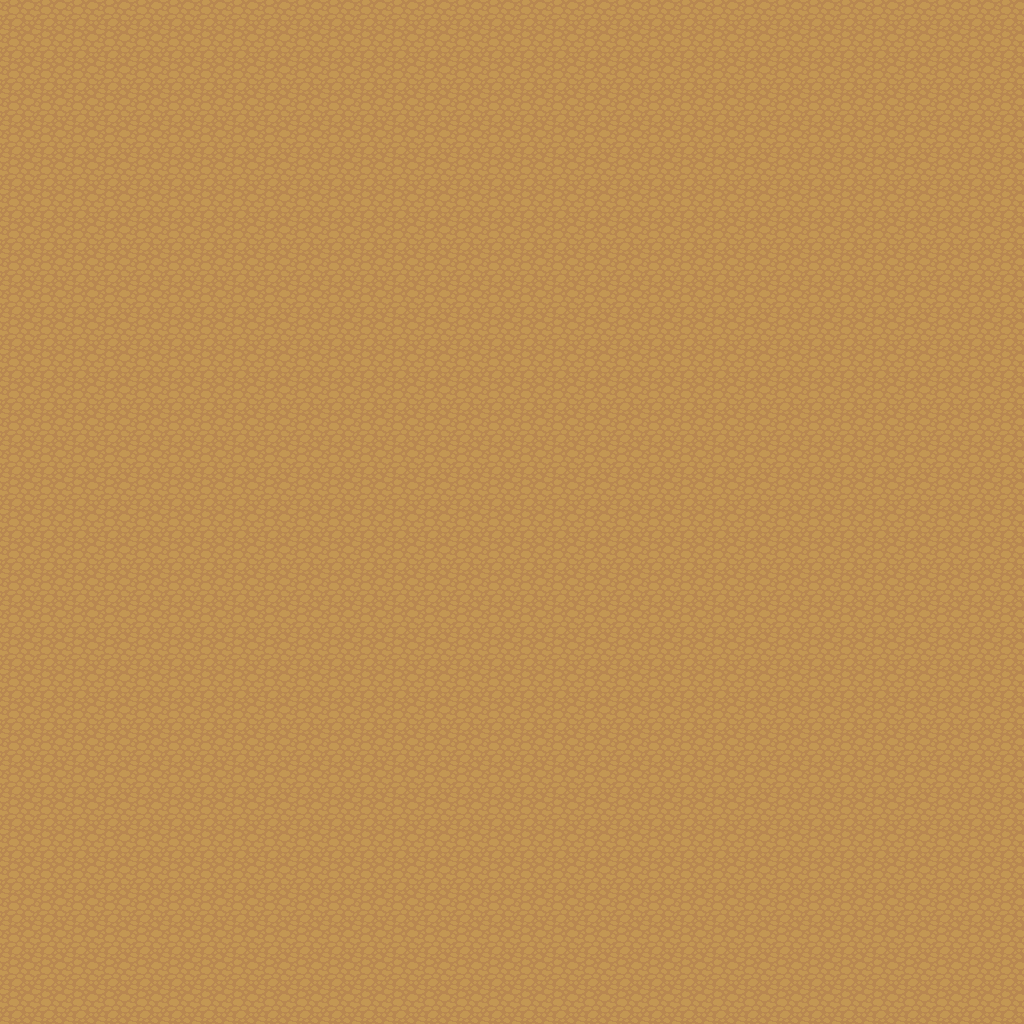

Tiled map render using the project's own tile images. Description and the whole map definition, tile-layer contents included, below:
An orthogonal 32x32 tile map with 32x32 px tiles, 1 tile layer (Tile Layer 1).

<map version="1.2" tiledversion="1.2.4" orientation="orthogonal" renderorder="right-down" width="32" height="32" tilewidth="32" tileheight="32" infinite="0" nextlayerid="3" nextobjectid="1">
 <tileset firstgid="1" source="base_out_atlas.tsx" />
 <layer id="2" name="Tile Layer 1" width="32" height="32">
  <data encoding="csv">
39,39,39,39,39,39,39,39,39,39,39,39,39,39,39,39,39,39,39,39,39,39,39,39,39,39,39,39,39,39,39,39,
39,39,39,39,39,39,39,39,39,39,39,39,39,39,39,39,39,39,39,39,39,39,39,39,39,39,39,39,39,39,39,39,
39,39,39,39,39,39,39,39,39,39,39,39,39,39,39,39,39,39,39,39,39,39,39,39,39,39,39,39,39,39,39,39,
39,39,39,39,39,39,39,39,39,39,39,39,39,39,39,39,39,39,39,39,39,39,39,39,39,39,39,39,39,39,39,39,
39,39,39,39,39,39,39,39,39,39,39,39,39,39,39,39,39,39,39,39,39,39,39,39,39,39,39,39,39,39,39,39,
39,39,39,39,39,39,39,39,39,39,39,39,39,39,39,39,39,39,39,39,39,39,39,39,39,39,39,39,39,39,39,39,
39,39,39,39,39,39,39,39,39,39,39,39,39,39,39,39,39,39,39,39,39,39,39,39,39,39,39,39,39,39,39,39,
39,39,39,39,39,39,39,39,39,39,39,39,39,39,39,39,39,39,39,39,39,39,39,39,39,39,39,39,39,39,39,39,
39,39,39,39,39,39,39,39,39,39,39,39,39,39,39,39,39,39,39,39,39,39,39,39,39,39,39,39,39,39,39,39,
39,39,39,39,39,39,39,39,39,39,39,39,39,39,39,39,39,39,39,39,39,39,39,39,39,39,39,39,39,39,39,39,
39,39,39,39,39,39,39,39,39,39,39,39,39,39,39,39,39,39,39,39,39,39,39,39,39,39,39,39,39,39,39,39,
39,39,39,39,39,39,39,39,39,39,39,39,39,39,39,39,39,39,39,39,39,39,39,39,39,39,39,39,39,39,39,39,
39,39,39,39,39,39,39,39,39,39,39,39,39,39,39,39,39,39,39,39,39,39,39,39,39,39,39,39,39,39,39,39,
39,39,39,39,39,39,39,39,39,39,39,39,39,39,39,39,39,39,39,39,39,39,39,39,39,39,39,39,39,39,39,39,
39,39,39,39,39,39,39,39,39,39,39,39,39,39,39,39,39,39,39,39,39,39,39,39,39,39,39,39,39,39,39,39,
39,39,39,39,39,39,39,39,39,39,39,39,39,39,39,39,39,39,39,39,39,39,39,39,39,39,39,39,39,39,39,39,
39,39,39,39,39,39,39,39,39,39,39,39,39,39,39,39,39,39,39,39,39,39,39,39,39,39,39,39,39,39,39,39,
39,39,39,39,39,39,39,39,39,39,39,39,39,39,39,39,39,39,39,39,39,39,39,39,39,39,39,39,39,39,39,39,
39,39,39,39,39,39,39,39,39,39,39,39,39,39,39,39,39,39,39,39,39,39,39,39,39,39,39,39,39,39,39,39,
39,39,39,39,39,39,39,39,39,39,39,39,39,39,39,39,39,39,39,39,39,39,39,39,39,39,39,39,39,39,39,39,
39,39,39,39,39,39,39,39,39,39,39,39,39,39,39,39,39,39,39,39,39,39,39,39,39,39,39,39,39,39,39,39,
39,39,39,39,39,39,39,39,39,39,39,39,39,39,39,39,39,39,39,39,39,39,39,39,39,39,39,39,39,39,39,39,
39,39,39,39,39,39,39,39,39,39,39,39,39,39,39,39,39,39,39,39,39,39,39,39,39,39,39,39,39,39,39,39,
39,39,39,39,39,39,39,39,39,39,39,39,39,39,39,39,39,39,39,39,39,39,39,39,39,39,39,39,39,39,39,39,
39,39,39,39,39,39,39,39,39,39,39,39,39,39,39,39,39,39,39,39,39,39,39,39,39,39,39,39,39,39,39,39,
39,39,39,39,39,39,39,39,39,39,39,39,39,39,39,39,39,39,39,39,39,39,39,39,39,39,39,39,39,39,39,39,
39,39,39,39,39,39,39,39,39,39,39,39,39,39,39,39,39,39,39,39,39,39,39,39,39,39,39,39,39,39,39,39,
39,39,39,39,39,39,39,39,39,39,39,39,39,39,39,39,39,39,39,39,39,39,39,39,39,39,39,39,39,39,39,39,
39,39,39,39,39,39,39,39,39,39,39,39,39,39,39,39,39,39,39,39,39,39,39,39,39,39,39,39,39,39,39,39,
39,39,39,39,39,39,39,39,39,39,39,39,39,39,39,39,39,39,39,39,39,39,39,39,39,39,39,39,39,39,39,39,
39,39,39,39,39,39,39,39,39,39,39,39,39,39,39,39,39,39,39,39,39,39,39,39,39,39,39,39,39,39,39,39,
39,39,39,39,39,39,39,39,39,39,39,39,39,39,39,39,39,39,39,39,39,39,39,39,39,39,39,39,39,39,39,39
</data>
 </layer>
</map>
